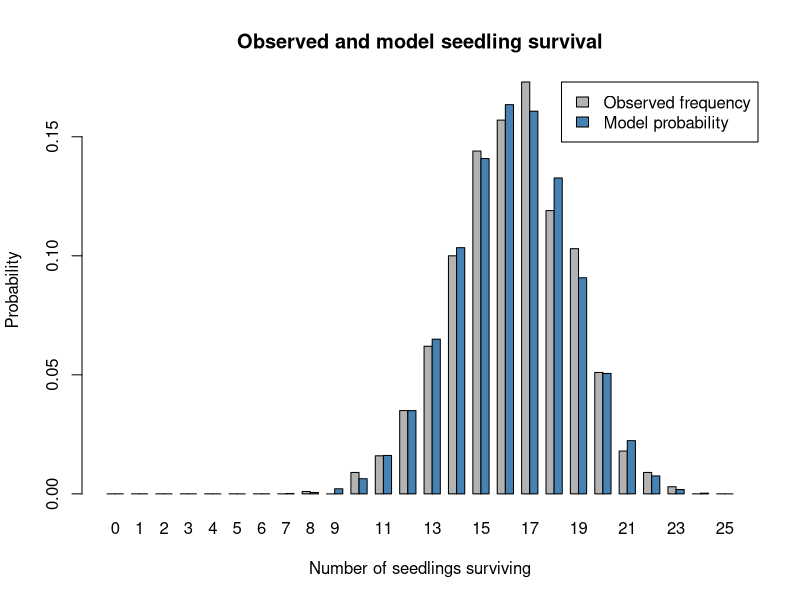
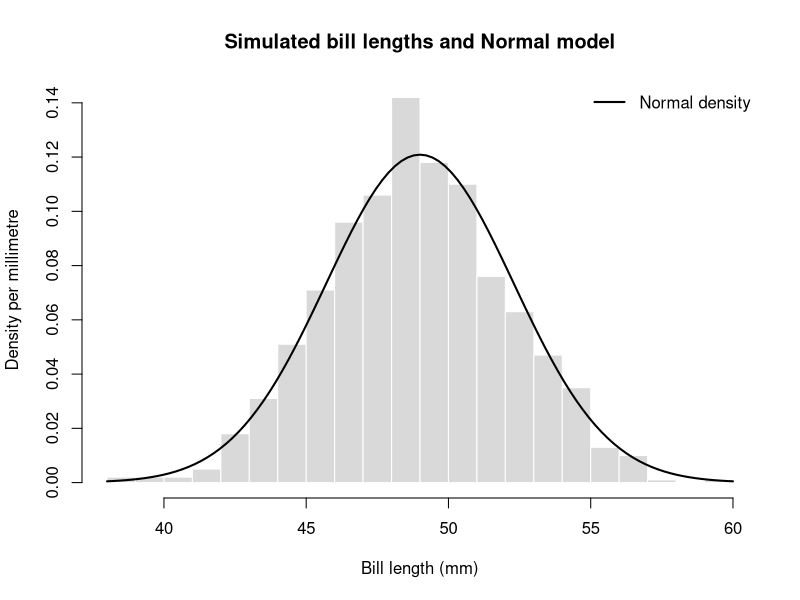

Source code (R) for these figures, in order:
## ---- chunk 1
n = 25
p_survive = 0.65
## ---- chunk 2
prob_exactly_15 = dbinom(
  x = 15,
  size = n,
  prob = p_survive
)

prob_exactly_15
## ---- chunk 3
choose(25, 15)
## ---- chunk 4
prob_at_least_15 = 1 - pbinom(
  q = 14,
  size = n,
  prob = p_survive
)

prob_at_least_15
## ---- chunk 5
expected_survivors = n * p_survive

variance_survivors = n * p_survive * (1 - p_survive)

c(
  expected = expected_survivors,
  variance = variance_survivors
)
## ---- chunk 6
set.seed(123)

simulated_survivors = rbinom(
  n = 1000,
  size = n,
  prob = p_survive
)

head(simulated_survivors)
## ---- chunk 7
support = 0:n

observed_frequency = as.numeric(
  table(factor(simulated_survivors, levels = support))
) / length(simulated_survivors)

model_probability = dbinom(
  x = support,
  size = n,
  prob = p_survive
)

comparison = data.frame(
  survivors = support,
  observed = observed_frequency,
  model = model_probability
)

round(comparison, 4)
## ---- chunk 8
barplot(
  rbind(observed_frequency, model_probability),
  beside = TRUE,
  names.arg = support,
  col = c("grey70", "steelblue"),
  xlab = "Number of seedlings surviving",
  ylab = "Probability",
  legend.text = c("Observed frequency", "Model probability"),
  args.legend = list(x = "topright"),
  main = "Observed and model seedling survival"
)
## ---- chunk 9
c(
  observed_exactly_15 = mean(simulated_survivors == 15),
  model_exactly_15 = prob_exactly_15,
  observed_at_least_15 = mean(simulated_survivors >= 15),
  model_at_least_15 = prob_at_least_15
)
## ---- chunk 10
# Parameters of the bill length model (in millimetres)
bill_mean = 49
bill_sd = 3.3
## ---- chunk 11
# Subtract the probability below 45 mm from the probability below 52 mm
prob_45_to_52 = pnorm(q = 52, mean = bill_mean, sd = bill_sd) -
  pnorm(q = 45, mean = bill_mean, sd = bill_sd)

prob_45_to_52
## ---- chunk 12
# Quantile of the model at a cumulative probability of 0.95
bill_95 = qnorm(p = 0.95, mean = bill_mean, sd = bill_sd)

bill_95
## ---- chunk 13
# Set a seed so that the simulated sample is reproducible
set.seed(seed = 101)

bill_lengths = rnorm(n = 1000, mean = bill_mean, sd = bill_sd)

head(bill_lengths)
## ---- chunk 14
# Histogram on the density scale (probability = TRUE) so that it is comparable to the curve
hist(
  x = bill_lengths, breaks = 25, probability = TRUE,
  col = "grey85", border = "white",
  xlab = "Bill length (mm)", ylab = "Density per millimetre",
  main = "Simulated bill lengths and Normal model"
)

# Add the density of the model that generated the sample
curve(
  dnorm(x = x, mean = bill_mean, sd = bill_sd),
  add = TRUE, lwd = 2
)

legend(
  "topright", legend = "Normal density",
  lty = 1, lwd = 2, bty = "n"
)
